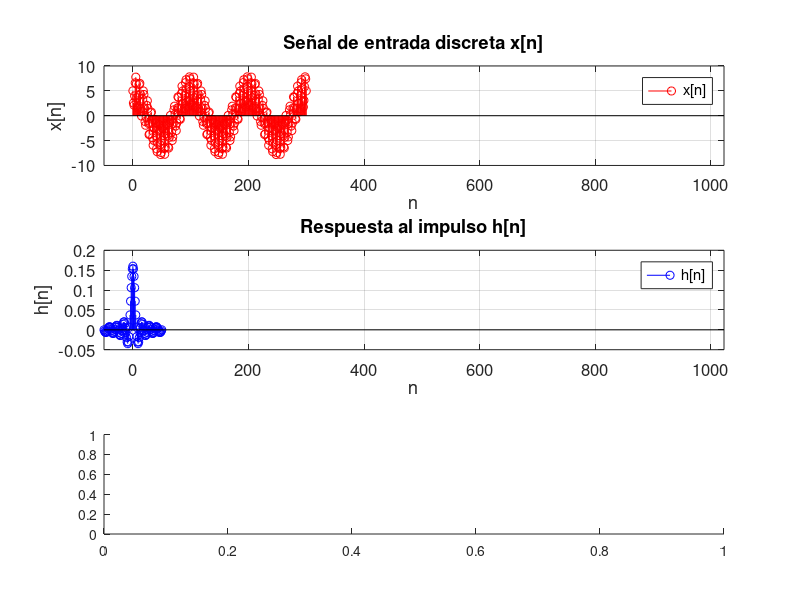

MATLAB code to generate this figure: (Note: this script raises an error after producing the figure.)

% Cantidad de Muestras
Nx = 301;

% Periodo de Muestreo
dt = 0.0001;



% Rango de Muestreo (Inicia en 0 y termina en La cantidad de muestras -1)
% (Recordar que el 0 cuenta)
t = 0:dt:(Nx-1)*dt;

% x[n]


x = 5*cos(2* pi *100*t) - 3*sin(2*pi*1500*t);
n = 0:Nx-1;

% Frecuencia de Corte
Fc = 800;



% Cantidad de Muestras
Nh = 101;

% dt es igual al usado en el muestreo

% Valores no nulos del Vector
M = (Nh-1)/2;
m = -M:M;

% h[n]
h=2*Fc*dt*sinc(2*Fc*dt*m);


% Calculamos el N ACLARAR MEJORQUIE ES EL N ASDFKJSFLASDJKLASDKLA JKKFLASDKLFASDFKLÑSAJFÑLKSAJKLJFSDJJ FASLÑJASDÑFFSDJL
for i=1:16
  if(2^i > Nx+Nh)
    N = 2^i
    break
  endif
endfor

disp(N)


% y[n]
% Calculamos X y H y luego multiplicamos y volvemos al tiempo
xN = [x,zeros(1,N-Nx)]
X = fft(xN)

hN = [h, zeros(1,N-Nh)]
H = fft(hN)

Y = X .* H
y = ifft(Y)
% ny = ((n(1)+m(1)):(n(end)+m(end)));

disp(['ola',num2str(length(X))])
ny = length(X) + length(H)-1
% Escalas
a = min([n m ny]);
b = max([n m ny]);


% Graficos
figure('Name', 'TP2', 'NumberTitle', 'off');


% Primer Grafico
subplot(3,1,1);
stem(n, x, 'r');
legend('x[n]');
title('Señal de entrada discreta x[n]');
set(gca, 'FontSize', 12);
xlabel('n');
ylabel('x[n]');
grid on;
xlim([a,b])

% Segundo Grafico
subplot(3,1,2);
stem(m, h, 'b');
legend('h[n]');
title('Respuesta al impulso h[n]');
set(gca, 'FontSize', 12);
xlabel('n');
ylabel('h[n]');
grid on;
xlim([a,b])


% Tercer Grafico
subplot(3,1,3);
stem(n, y, 'm');
legend('y[n] = x[n] * h[n]');
title('Salida del sistema y[n] = x[n] * h[n]');
set(gca, 'FontSize', 12);
xlabel('n');
ylabel('y[n]');
grid on;
xlim([a,b])
